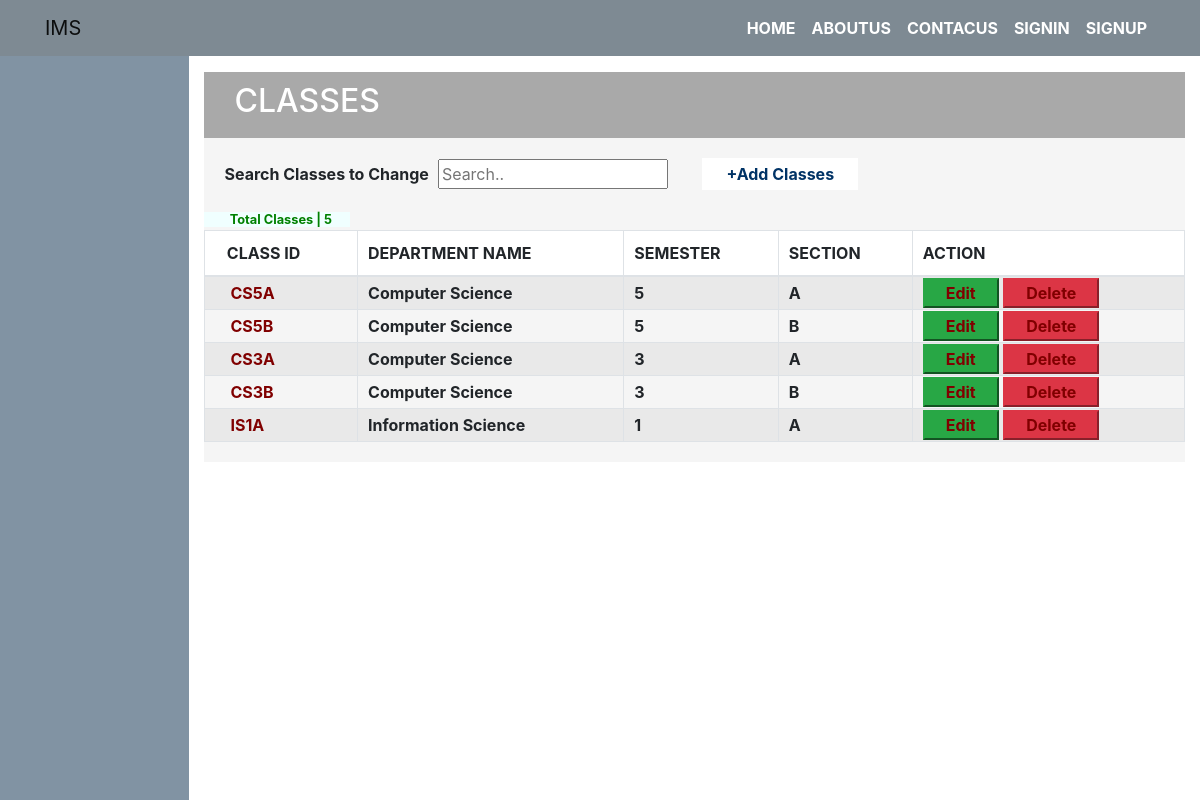
The app's page /info/admin/class with its own data.
### info/models.py (models this page shows, shortened)
class Class(models.Model):
    id = models.CharField(primary_key='True', max_length=100)
    dept = models.ForeignKey(Dept, on_delete=models.CASCADE)
    section = models.CharField(max_length=100,choices=section_choice)
    sem = models.IntegerField(choices=sem_choice)
    class Meta:
        verbose_name_plural = 'classes'

class Dept(models.Model):
    id = models.CharField(primary_key='True',unique='True', max_length=100)
    name = models.CharField(max_length=200)
    def __str__(self):
        return self.name

### info/views.py (the view)
# urls.py: path('admin/class', views.add_classes, name='add_classes'),
def add_classes(request):
    obj = Class.objects.all()
    if request.method=='POST':
        frm=classform(request.POST)
        if frm.is_valid:
            frm.save()
            messages.success(request,'Class Added Successfull!!')
            return redirect('add_classes')
        else:
            messages.Error(request,'Please Enter Valid Details')
            return render(request,'info/a_class.html',{'ob':frm,'data':obj})
    else:
        frm=classform()
    return render(request,'info/a_class.html',{'ob':frm,'data':obj,'total':len(obj)})

### info/forms.py
class classform(forms.ModelForm):
    id = forms.CharField(max_length=100, label="Class ID")
    class Meta:
        model=Class
        fields='__all__'

### info/templates/info/a_class.html (shortened to what this page needs)
{% extends 'info/base.html' %}
{% block content %}
    <div class="container-fluid" style="background: darkgray; color: white; padding: 10px 30px;">
        <h2>CLASSES</h2>
    </div>
    <div class="container-fluid dept1">
        <p id="de"><b>Search Classes to Change</b>&nbsp;&nbsp;<input id="myInput" type="text" placeholder="Search..">
            <button class="bt"><a href="" data-toggle="modal"  data-target="#addClassModal">+Add Classes</a></button></p>
        {% if data %}
        <table class="table-bordered table-striped" width='100%'>
            <thead>
                <th>&nbsp;&nbsp;&nbsp;CLASS ID</th>
                <th>DEPARTMENT NAME</th>
                <th>SEMESTER</th>
                <th>SECTION</th>
                <th >ACTION</th>
            </thead>
            <tbody id="myTable">
            {% for a in data %}
                <tr>
                    <td><a href="/info/admin/class/{{ a.id }}/change">{{ a.id }}</a></td>
                    <td><b>{{ a.dept }}</b></td>
                    <td><b>{{ a.sem }}</b></td>
                    <td><b>{{ a.section }}</b></td>
                    <td>
                        <button class="btn-success"><a href="/info/admin/class/{{ a.id }}/change">Edit</a></button>
                        <button class="btn-danger"><a href="/info/admin/class/{{ a.id }}/delete">Delete</a></button>
                    </td>
                </tr>
            {% endfor %}
                <small style="background-color: azure; color: green;">&nbsp;&nbsp;&nbsp;&nbsp;&nbsp;&nbsp;
                    <b>Total Classes | {{ total }} &nbsp;&nbsp;&nbsp;&nbsp;&nbsp;</b>
                </small>
            </tbody>
        </table>
        {% else %}
        <div class="container-fluid">
            <h4>No Classes Available Here Please ADD</h4>
        </div>
        {% endif %}
    </div>
{% endblock %}

### info/templates/info/base.html (shortened to what this page needs)
<!DOCTYPE html>
<html lang="en">
  <head>
      {% load static %}
    <link href="{% static '/info/bootstrap/vendor/bootstrap/css/bootstrap.min.css' %}" rel="stylesheet">
    <link href="{% static '/info/bootstrap/vendor/fontawesome-free/css/all.min.css' %}" rel="stylesheet" type="text/css">
    <link href="{% static '/info/bootstrap/css/sb-admin.css' %}" rel="stylesheet">
  </head>
  <body id="page-top">
    <nav class="navbar navbar-expand-lg navbar-light bg-light static-top" style="background-color: #7E8A93!important; color: white!important;">
      <div class="container">
          <a class="navbar-brand" href=""> IMS</a>
        <div class="collapse navbar-collapse" id="navbarResponsive" >
          <ul class="navbar-nav ml-auto">
            <li class="nav-item">
              <a class="nav-link" href="{% url 'home' %}" >Home</a>
            </li>
            <li class="nav-item">
              <a class="nav-link" href="#">AboutUs</a>
            </li>
            <li class="nav-item">
              <a class="nav-link" href="#">ContacUs</a>
            </li>
            {% if request.user.is_student %}
            <li class="nav-item">
              <a class="nav-link text-capitalize">{{ request.user.student.name }}</a>
            </li>
            <li class="nav-item">
              <a class="nav-link" href="#" data-toggle="modal" data-target="#logoutModal">Logout</a>
            </li>
            {% elif request.user.is_superuser %}
            <li class="nav-item">
              <a class="nav-link" href="#" data-toggle="modal" data-target="#logoutModal">Logout</a>
            </li>
            {% else %}
            <li class="nav-item">
                <a class="nav-link" href="/accounts/login" data-toggle="modal"  data-target="#loginModal">SignIn</a>
            </li>
            <li class="nav-item">
                <a class="nav-link" href="/info/signup" data-toggle="modal"  data-target="#signupModal">SignUp</a>
            </li>
            {% endif %}
          </ul>
        </div>
      </div>
    </nav>
    <div id="wrapper">
      <ul class="sidebar navbar-nav" style="background-color: #8193a3;">
      </ul>
      <div id="content-wrapper">
        <div class="container-fluid">
        {% block content %}
        {% endblock %}
        </div>
      </div>
    </div>
  </body>
</html>

### info/templates/info/base.html (style rules this page uses)
.navbar-light .navbar-nav .nav-link { color: white; text-transform: uppercase; font-weight: bold; }

### info/templates/info/a_class.html (style rules this page uses)
.dept1 { background-color: whitesmoke; padding: 20px 0; margin: 0; }
.bt a { padding: 3px 20px; font-weight: 700; text-decoration: none; color: #036; }
.bt { background: white; border: none; margin-left: 30px; padding: 4px; }
table tr td a { color: #036; text-decoration:none; opacity: 0.7; font-weight: bold; }
table td { padding-left: 10px; }
table th { padding: 10px; background: white; }
#de { margin-left: 20px; }
table tr td a { color: maroon; text-decoration:none; opacity: 1; font-weight: bold; padding: 0 15px; }
.model-body tr td ,input { width: 230px; }

### records on screen
Class: id "CS5A", dept "Computer Science", sem "5", section "A"
Class: id "CS5B", dept "Computer Science", sem "5", section "B"
Class: id "CS3A", dept "Computer Science", sem "3", section "A"
Class: id "CS3B", dept "Computer Science", sem "3", section "B"
Class: id "IS1A", dept "Information Science", sem "1", section "A"

### other values on screen
{{ total }} "5"
